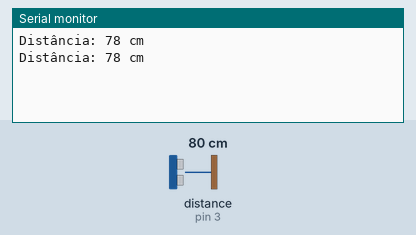
A sketch run on a simulated Arduino Uno, built with avr-gcc and run on an emulated ATmega328P. Parts: the last lines printed to the serial monitor. Wiring (inferred from the names in the program): ultrasonic range finder: trigger pin 2; echo pin 3. The test bench sets the inputs (shaded band); at power-on: distance to the obstacle (sensor on pin 3) 80 cm. The echo pulse lasts 58.3 µs per cm.

Above: at 1.8 s.
1.9 s: distance to the obstacle (sensor on pin 3) set to 2 cm
At 2.8 s:
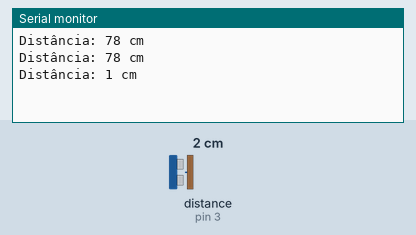
3.4 s: distance to the obstacle (sensor on pin 3) set to 4 cm
At 4.8 s:
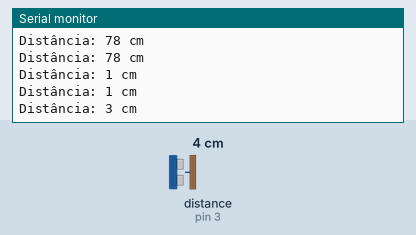
Timing chart, 0 to 6.4 s (numbered marks = the images above; inputs shaded):
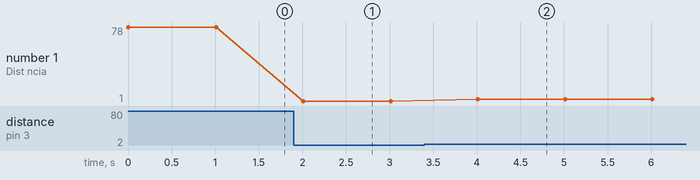

The sketch:

dist_hc-sr04.ino
```cpp
const int pinoTrigger = 2; // Pino de trigger do sensor
const int pinoEcho = 3;    // Pino de echo do sensor

void setup() {
  Serial.begin(9600); // Inicializa a comunicação serial
  pinMode(pinoTrigger, OUTPUT); // Define o pino de trigger como saída
  pinMode(pinoEcho, INPUT);     // Define o pino de echo como entrada
}

void loop() {
  digitalWrite(pinoTrigger, LOW); // Garante que o pino de trigger esteja em estado baixo
  delayMicroseconds(2);

  digitalWrite(pinoTrigger, HIGH); // Envia um pulso de 10 microssegundos no pino de trigger
  delayMicroseconds(10);
  digitalWrite(pinoTrigger, LOW);

  long duracao = pulseIn(pinoEcho, HIGH); // Mede a duração do pulso de echo
  int distancia = duracao * 0.034 / 2;    // Calcula a distância em centímetros

  Serial.print("Distância: ");
  Serial.print(distancia);
  Serial.println(" cm");

  delay(1000); // Aguarda por 1 segundo
}
```

Measured:
- after the input at 1.9 s, the serial monitor: prints a new line after 0.11 s (image 1)
- after the input at 3.4 s, the serial monitor: prints a new line after 0.61 s (image 2)
- plotted number 1: 78 → 1 after the input at 1.9 s, 1 → 3 after the input at 3.4 s
